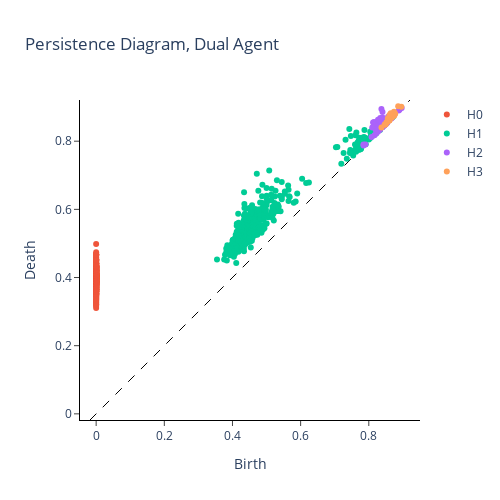

Write notebook code for a chart like this one.
### Code cell
dual_neural_points = dual_agent_rate_maps[-1].T

diagrams = compute_persistence_diagrams(
    [dual_neural_points], homology_dimensions=(0, 1, 2, 3)
)

from gtda.plotting import plot_diagram

fig = plot_diagram(diagrams[0])

fig.update_layout(title="Persistence Diagram, Dual Agent")
